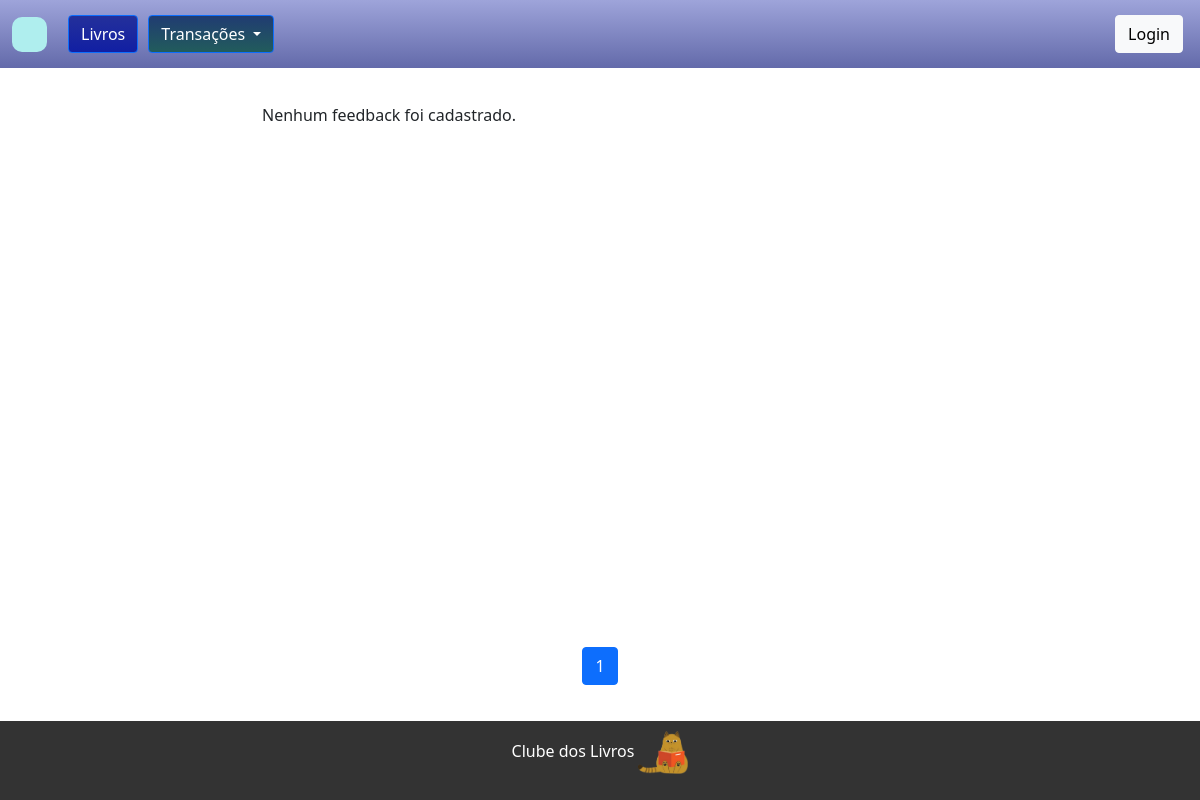
Page /feedbacks on the earlier database version.
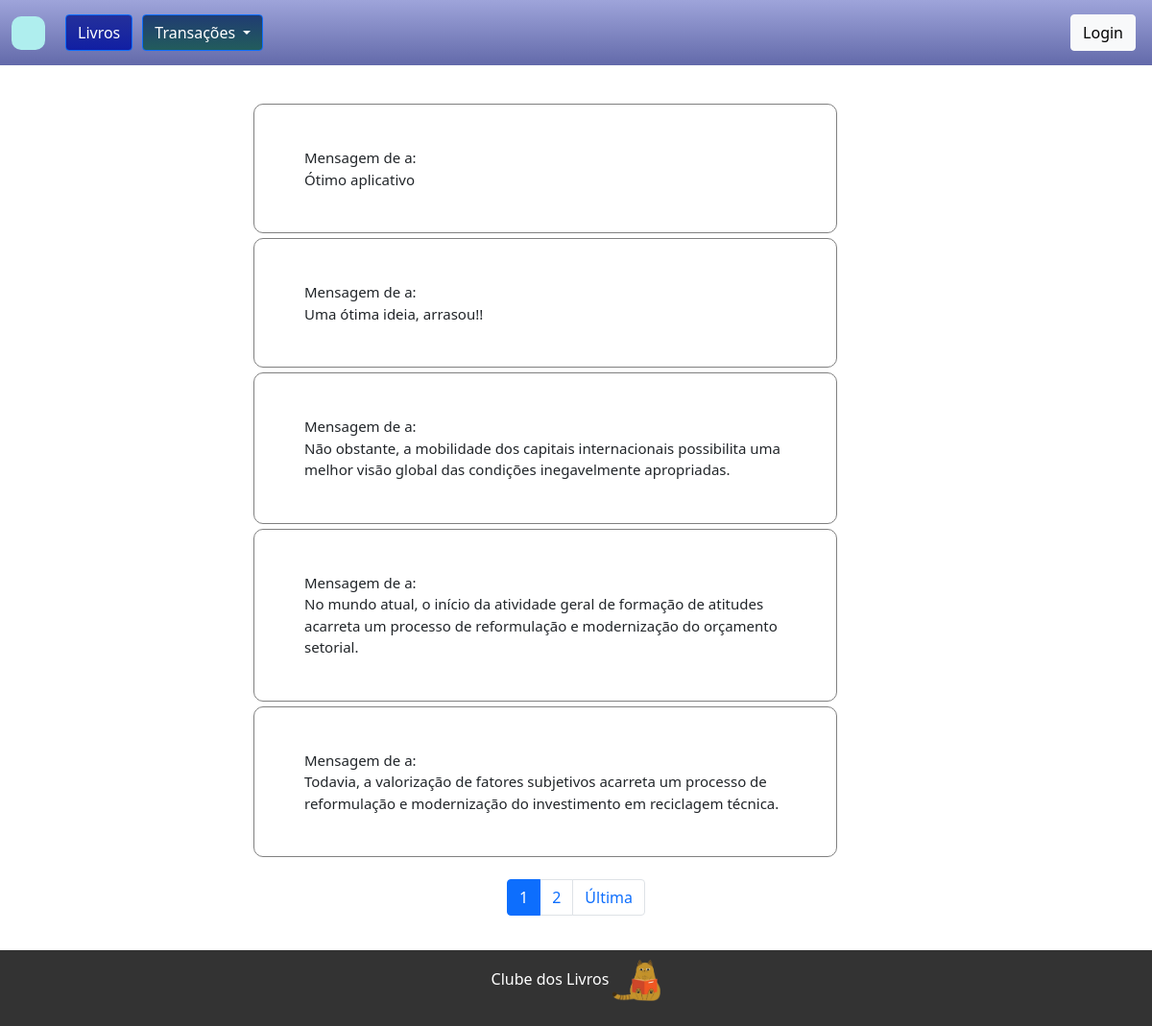
Same page on the later database version.
### books/models.py (models this page shows, shortened)
class Feedbacks(models.Model):
    mensagem = models.TextField()
    usuario = models.ForeignKey(User, on_delete=models.CASCADE, null=True, blank=True)

### books/views.py (the view)
# urls.py: path('feedbacks', views.feedbacks, name='feedbacks'),
def feedbacks(request):
    dados = Feedbacks.objects.all()
    itens_por_pagina = 5
    paginator = Paginator(dados, itens_por_pagina)
    pagina = request.GET.get('pagina')
    dados_paginados = paginator.get_page(pagina)
    return render(request, 'FeedbackList.html', {'dados_paginados': dados_paginados})

### books/templates/FeedbackList.html (shortened to what this page needs)
{% extends 'base.html' %}
{% block content %}
{% load static %}
<link rel="stylesheet" href="{% static 'css/style.css' %}">
<div class="wrapper">
  <div class="containerListBooks">
    <ul class="list-group list-group-flush">
      <li class="list-group-item">
        {% for feedback in dados_paginados %}
        <div class="card-feedback" style="font-size: 15px;">
          <div class="card-body">
            <ul class="list-group list-group-flush" style="width: 100%;">
              <li class="list-group-item">Mensagem de {{ feedback.usuario.username }}:
                <br>
                {{ feedback.mensagem }}</li>
            </ul>
          </div>
        </div>
        {% empty %}
        <p>Nenhum feedback foi cadastrado.</p>
        {% endfor %}
      </li>
    </ul>
  </div>
</div>
<div>
  <nav aria-label="Page navigation example">
    <ul class="pagination justify-content-center">
      {% for num_pagina in dados_paginados.paginator.page_range %}
      <li class="page-item {% if dados_paginados.number == num_pagina %}active{% endif %}">
        <a class="page-link" href="?pagina={{ num_pagina }}">{{ num_pagina }}</a>
      </li>
      {% endfor %}
      {% if dados_paginados.has_next %}
      <li class="page-item">
        <a class="page-link" href="?pagina={{ dados_paginados.paginator.num_pages }}">Última</a>
      </li>
      {% endif %}
    </ul>
  </nav>
</div>
{% endblock %}

Differences in the rows shown:
added Feedbacks: usuario.username "a", mensagem "Ótimo aplicativo"
added Feedbacks: usuario.username "a", mensagem "Uma ótima ideia, arrasou!!"
added Feedbacks: usuario.username "a", mensagem "Não obstante, a mobilidade dos capitais internacionais possibilita uma melhor visão global das condições inegavelmente apropriadas."
added Feedbacks: usuario.username "a", mensagem "No mundo atual, o início da atividade geral de formação de atitudes acarreta um processo de reformulação e modernização do orçamento setorial."
added Feedbacks: usuario.username "a", mensagem "Todavia, a valorização de fatores subjetivos acarreta um processo de reformulação e modernização do investimento em reciclagem técnica."
Other differences:
new list line: "2"
text no longer shown: "Nenhum feedback foi cadastrado."
text now shown: "Última"
